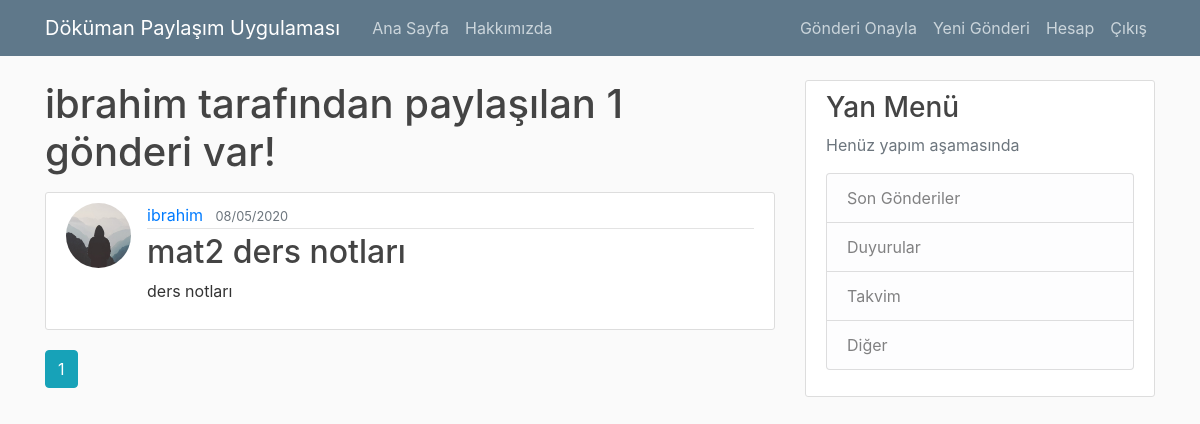
Screenshot of /user/ibrahim (signed in) with the database file from the repository.
### flaskblog/models.py (models this page shows, shortened)
class User(db.Model, UserMixin):
	id = db.Column(db.Integer, primary_key = True)
	username = db.Column(db.String(20), unique =True, nullable=False)
	email = db.Column(db.String(120), unique =True, nullable=False)
	image_file = db.Column(db.String(30), nullable=False, default='default.jpg')
	password = db.Column(db.String(60), nullable=False)
	isadmin = db.Column(db.Boolean, default = False, nullable=False)
	posts = db.relationship('Post', backref='author', lazy=True)

class Post(db.Model):
	id = db.Column(db.Integer, primary_key=True)
	title = db.Column(db.String(140), nullable=False)
	date_posted = db.Column(db.DateTime, nullable=False, default=datetime.utcnow)
	content = db.Column(db.Text, nullable=False)
	doc_file = db.Column(db.String(50), nullable=True)
	isverified = db.Column(db.Boolean, default = False, nullable = False)
	user_id = db.Column(db.Integer, db.ForeignKey('user.id'), nullable=False)

### flaskblog/routes.py (the view)
@app.route('/user/<string:username>')
def user_posts(username):
    page= request.args.get('page', 1, type=int)
    user= User.query.filter_by(username=username).first_or_404()
    if current_user.is_authenticated:
        if current_user.isadmin == True:
            yolla= Post.query.filter_by(author=user).order_by(Post.date_posted.desc()).paginate(page=page, per_page=5)
        else:
            yolla = Post.query.filter_by(author=user,isverified = True).order_by(Post.date_posted.desc()).paginate(page=page, per_page=5)
    else:
        yolla = Post.query.filter_by(author=user,isverified = True).order_by(Post.date_posted.desc()).paginate(page=page, per_page=5)
    return render_template('user_posts.html', posts=yolla, user=user)

### flaskblog/models.py (called while the page is built)
@login_manager.user_loader
def load_user(user_id):
	return User.query.get(int(user_id))

### flaskblog/templates/user_posts.html
{% extends "layout.html" %}
{% block asd %}
<h1 class="mb-3">{{ user.username }} tarafından paylaşılan {{ posts.total}} gönderi var!</h1>
{%for post in posts.items%}
<article class="media content-section">
	<img class = "rounded-circle article-img " src="{{ url_for('static', filename='profile_pics/' + post.author.image_file) }}">
  <div class="media-body">
    <div class="article-metadata">
      <a class="mr-2" href="{{url_for('user_posts', username=post.author.username)}}">{{ post.author.username }}</a>
      <small class="text-muted">{{ post.date_posted.strftime('%d/%m/%Y') }}</small>
    </div>
    <h2><a class="article-title" href="{{url_for('post', post_id=post.id)}}">{{ post.title }}</a></h2>
    <p class="article-content">{{ post.content }}</p>
  </div>
</article>
{%endfor%}
{% for page_num in posts.iter_pages(left_edge=1,right_edge = 1, left_current=1, right_current=2) %}
	{% if page_num %}
		{% if posts.page == page_num %}
		<a class="btn btn-info mb-4" href="{{url_for('user_posts', username = user.username, page=page_num)}}">{{page_num}}</a>
		{% else %}
		<a class="btn btn-outline-info mb-4" href="{{url_for('user_posts', username = user.username, page=page_num)}}">{{page_num}}</a>
		{%endif%}
	{% else %}
		...
	{% endif %}
{%endfor%}
{% endblock asd %}

### flaskblog/static/main.css (style rules this page uses)
body { background: #fafafa; color: #333333; margin-top: 5rem; }
h1, h2, h3, h4, h5, h6 { color: #444444; }
.content-section { background: #ffffff; padding: 10px 20px; border: 1px solid #dddddd; border-radius: 3px; margin-bottom: 20px; }
.article-title { color: #444444; }
.article-content { white-space: pre-line; }
.article-img { height: 65px; width: 65px; margin-right: 16px; }
.article-metadata { padding-bottom: 1px; margin-bottom: 4px; border-bottom: 1px solid #e3e3e3 }

### rows the page displays
User: username "ibrahim"
Post: image_file (placeholder picture), author.username "ibrahim", date_posted "08/05/2020", title "mat2 ders notları", content "ders notları"

### other values shown
{{ posts.total }} "1"
{{ page_num }} "1"
